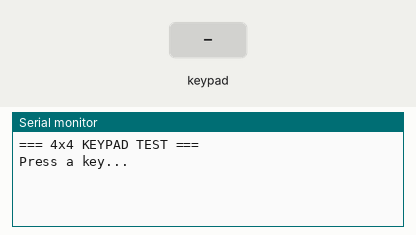
Simulated run of this sketch. Board: Arduino Uno, built with avr-gcc and run on an emulated ATmega328P. Shown: the last lines printed to the serial monitor. The inputs (shaded band) are chosen by the test bench.

Above: at 2.2 s.
2.3 s: key 'A' pressed
At 2.7 s:
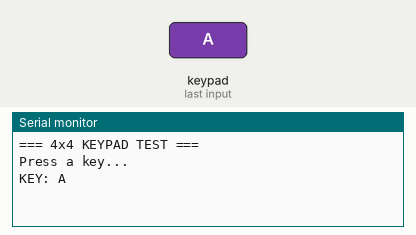
3.8 s: keypad keys 4 5 6 7 pressed 0.4 s apart
At 5.9 s:
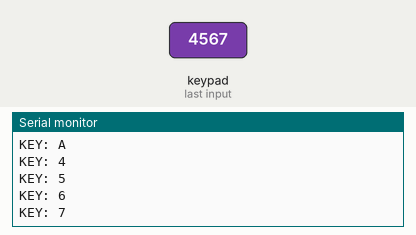
6.9 s: key 'B' pressed
At 7.4 s:
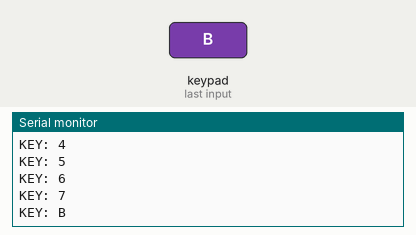
8.4 s: keypad keys 4 5 6 7 # pressed 0.4 s apart
At 11.1 s:
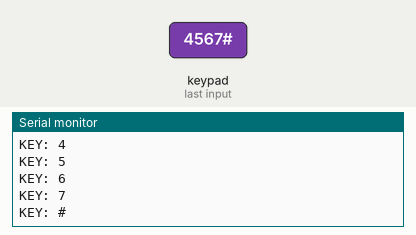
11.9 s: key 'C' pressed
At 12.6 s:
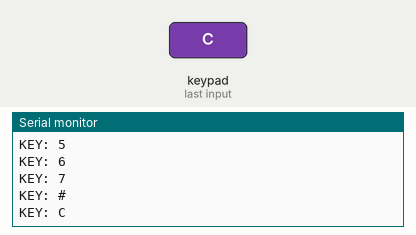
13.4 s: keypad keys 4 5 6 7 * pressed 0.4 s apart
At 15.9 s:
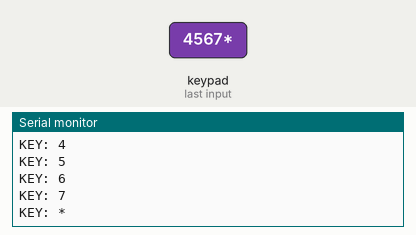
Timing chart, 0 to 17.4 s (numbered marks = the images above; inputs shaded):
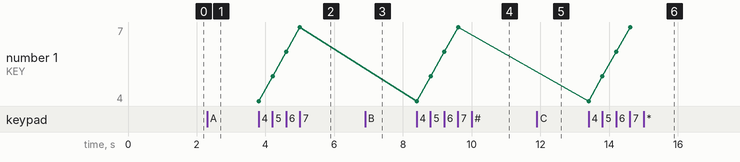

The sketch:

Key_Test.ino
```cpp
#include <Keypad.h>

const byte ROWS = 4;
const byte COLS = 4;

char keys[ROWS][COLS] = {
  {'A', 'B', 'C', 'D'},
  {'1', '2', '3', '#'},
  {'4', '5', '6', '0'},
  {'7', '8', '9', '*'}
};

byte rowPins[ROWS] = {4, 5, 6, 7};
byte colPins[COLS] = {15, 16, 17, 18};

Keypad keypad = Keypad(
  makeKeymap(keys),
  rowPins,
  colPins,
  ROWS,
  COLS
);

void setup() {
  Serial.begin(115200);
  delay(1000);
  Serial.println("=== 4x4 KEYPAD TEST ===");
  Serial.println("Press a key...");
}

void loop() {
  char key = keypad.getKey();

  if (key) {
    Serial.print("KEY: ");
    Serial.println(key);
  }
}
```

Measured:
- after the input at 2.3 s, the serial monitor: prints a new line at once (image 1)
- after the input at 3.8 s, the serial monitor: prints a new line at once (image 2)
- after the input at 6.9 s, the serial monitor: prints a new line at once (image 3)
- after the input at 8.4 s, the serial monitor: prints a new line at once (image 4)
- after the input at 11.9 s, the serial monitor: prints a new line at once (image 5)
- after the input at 13.4 s, the serial monitor: prints a new line at once (image 6)
